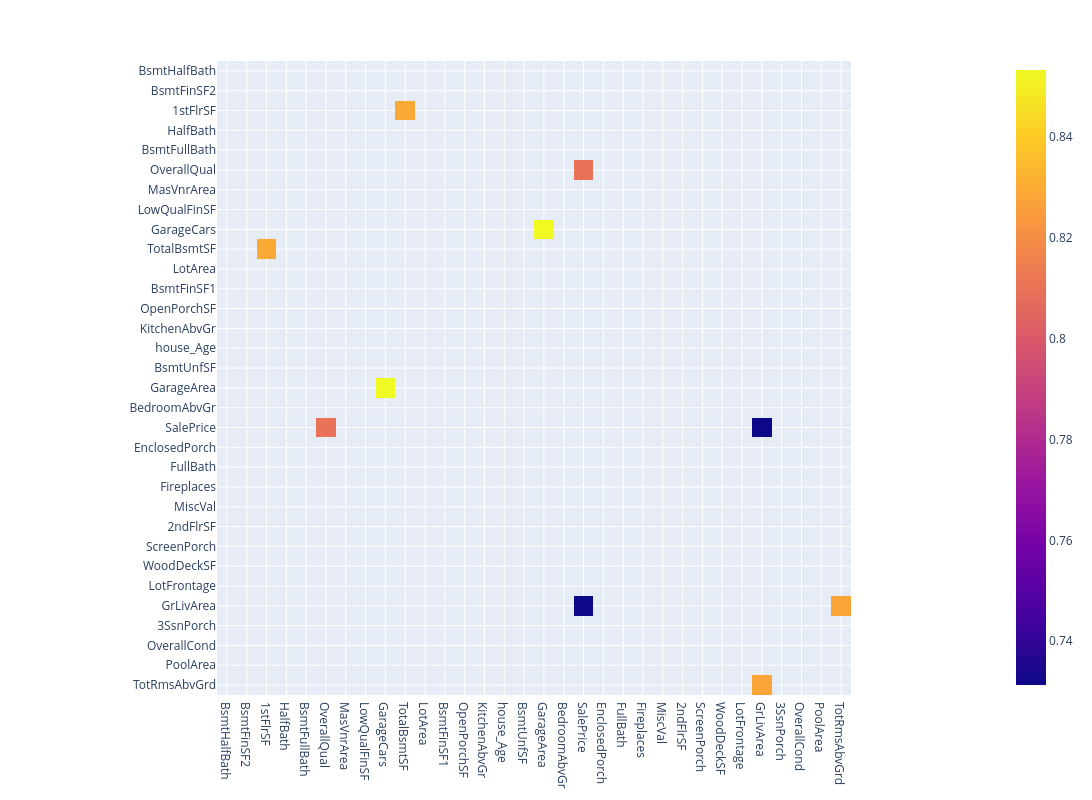

The notebook cell saved with this chart:
### Code cell
px.imshow(corr_over7,
                width=1200,height=800,
            )

### Figure 1 — Plotly figure (JSON) as saved in the notebook; plotly's stock layout.template omitted (floating-point values rounded to 4 significant figures; data arrays with more than 128 entries replaced by an {"elided": "..."} marker saying what was removed)
{"data": [{"coloraxis": "coloraxis", "hovertemplate": "x: %{x}<br>y: %{y}<br>color: %{z}<extra></extra>", "name": "0", "type": "heatmap", "x": ["BsmtHalfBath", "BsmtFinSF2", "1stFlrSF", "HalfBath", "BsmtFullBath", "OverallQual", "MasVnrArea", "LowQualFinSF", "GarageCars", "TotalBsmtSF", "LotArea", "BsmtFinSF1", "OpenPorchSF", "KitchenAbvGr", "house_Age", "BsmtUnfSF", "GarageArea", "BedroomAbvGr", "SalePrice", "EnclosedPorch", "FullBath", "Fireplaces", "MiscVal", "2ndFlrSF", "ScreenPorch", "WoodDeckSF", "LotFrontage", "GrLivArea", "3SsnPorch", "OverallCond", "PoolArea", "TotRmsAbvGrd"], "xaxis": "x", "y": ["BsmtHalfBath", "BsmtFinSF2", "1stFlrSF", "HalfBath", "BsmtFullBath", "OverallQual", "MasVnrArea", "LowQualFinSF", "GarageCars", "TotalBsmtSF", "LotArea", "BsmtFinSF1", "OpenPorchSF", "KitchenAbvGr", "house_Age", "BsmtUnfSF", "GarageArea", "BedroomAbvGr", "SalePrice", "EnclosedPorch", "FullBath", "Fireplaces", "MiscVal", "2ndFlrSF", "ScreenPorch", "WoodDeckSF", "LotFrontage", "GrLivArea", "3SsnPorch", "OverallCond", "PoolArea", "TotRmsAbvGrd"], "yaxis": "y", "z": {"elided": "32x32 float values"}}], "layout": {"coloraxis": {"colorscale": [[0, "#0d0887"], [0.1111, "#46039f"], [0.2222, "#7201a8"], [0.3333, "#9c179e"], [0.4444, "#bd3786"], [0.5556, "#d8576b"], [0.6667, "#ed7953"], [0.7778, "#fb9f3a"], [0.8889, "#fdca26"], [1, "#f0f921"]]}, "height": 800, "margin": {"t": 60}, "width": 1200, "xaxis": {"anchor": "y", "constrain": "domain", "domain": [0, 1], "scaleanchor": "y"}, "yaxis": {"anchor": "x", "autorange": "reversed", "constrain": "domain", "domain": [0, 1]}}}
